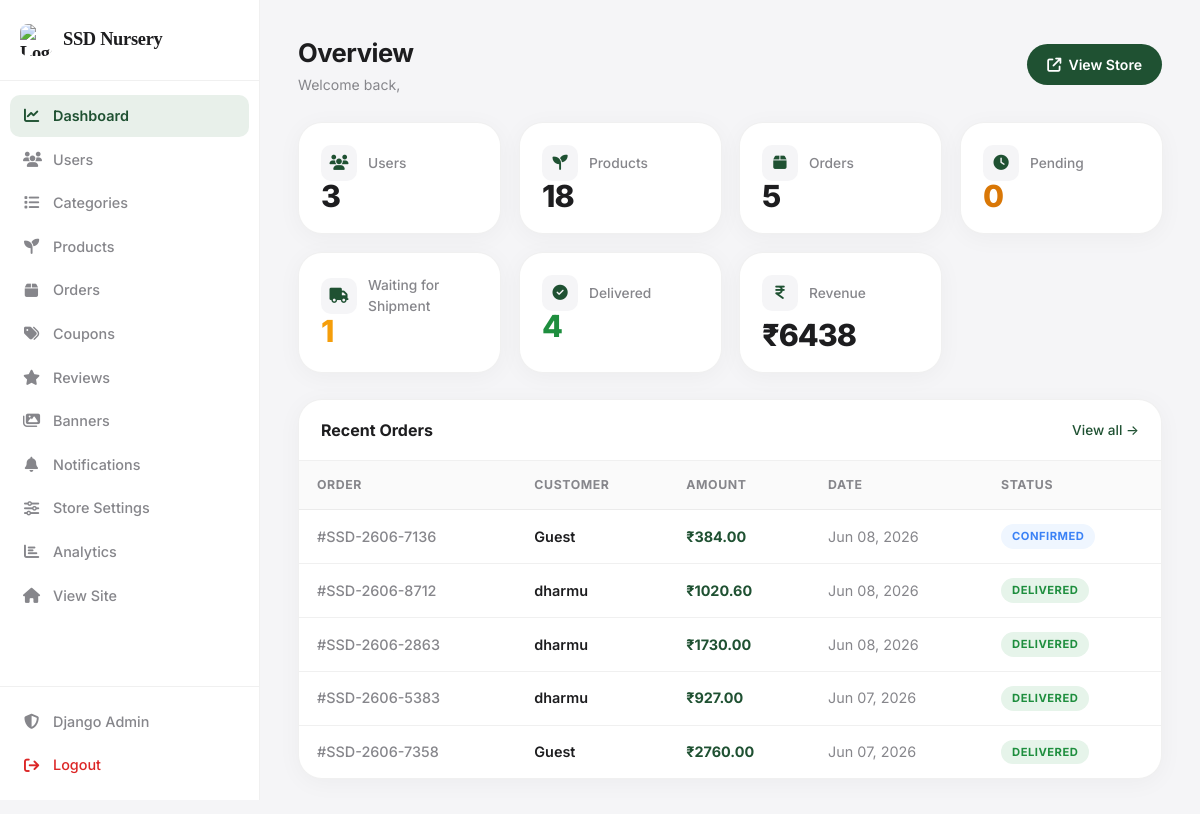
Page /dashboard/ (signed in) on the earlier database version.
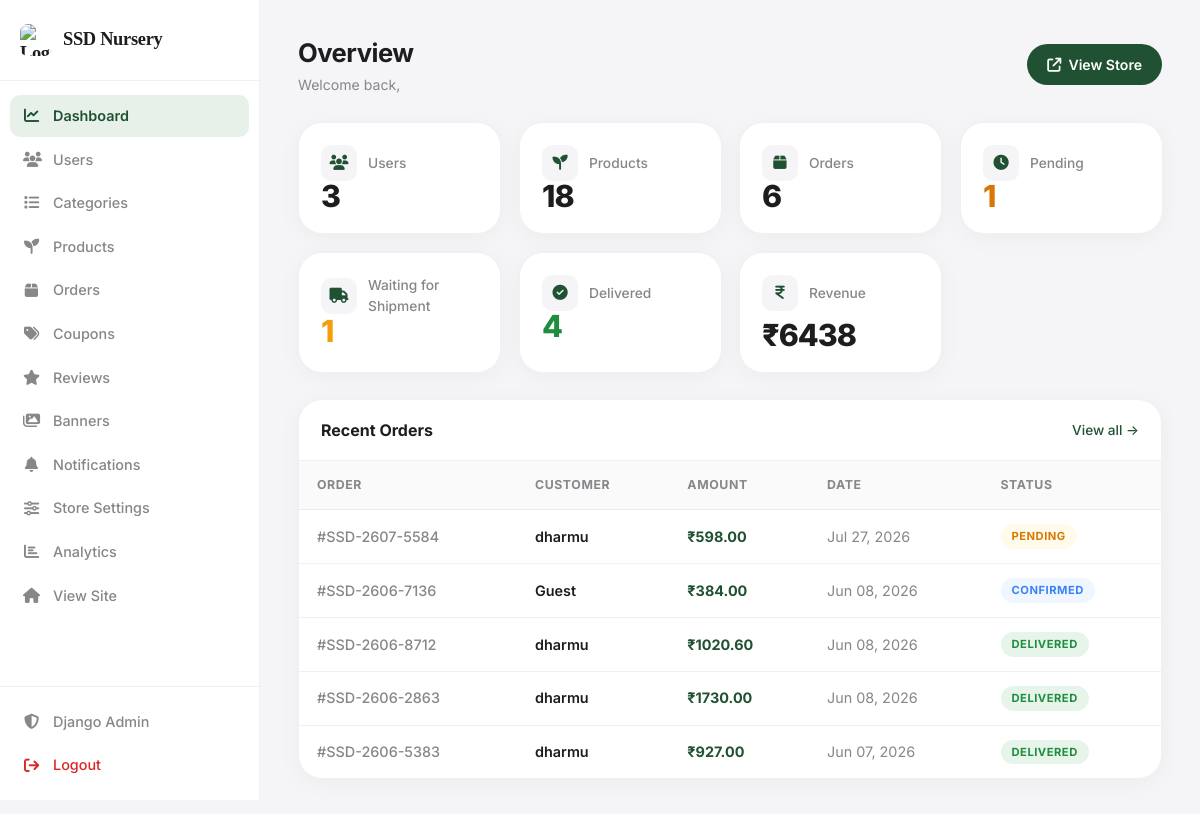
Same page on the later database version.
### web/models.py (models this page shows, shortened)
class Order(models.Model):
    STATUS_CHOICES = [
        ("Pending",   "Pending"),
        ("Confirmed", "Confirmed"),
        ("Packed",    "Packed"),
        ("Shipped",   "Shipped"),
        ("Delivered", "Delivered"),
        ("Returned", "Returned"),
        ("Cancelled", "Cancelled"),
    ]
    PAYMENT_CHOICES = [
        ("cod",       "Cash On Delivery"),
        ("razorpay",  "Razorpay"),
        ("online",    "Online Payment"),
    ]
    user              = models.ForeignKey(
        User, on_delete=models.CASCADE, related_name="orders"
    )
    order_number = models.CharField(
        max_length=20,
        unique=True,
        blank=True,
        null=True
    )
    total_amount      = models.DecimalField(max_digits=12, decimal_places=2, default=0)
    discount_amount   = models.DecimalField(max_digits=10, decimal_places=2, default=0)
    status            = models.CharField(
        max_length=20, choices=STATUS_CHOICES, default="Pending"
    )
    payment_method    = models.CharField(
        max_length=50, choices=PAYMENT_CHOICES, default="cod", blank=True
    )
    payment_id        = models.CharField(max_length=200, blank=True)
    razorpay_order_id = models.CharField(max_length=200, blank=True)
    address           = models.TextField(blank=True)
    coupon            = models.ForeignKey(
        Coupon, on_delete=models.SET_NULL, null=True, blank=True
    )
    notes             = models.TextField(blank=True)
    tracking_id       = models.CharField(max_length=100, blank=True)
    delivery_partner  = models.CharField(
        max_length=30, choices=DELIVERY_PARTNERS, blank=True, default=""
    )
    shipped_at        = models.DateTimeField(null=True, blank=True)
    delivered_at      = models.DateTimeField(null=True, blank=True)
    created_at        = models.DateTimeField(auto_now_add=True)
    updated_at        = models.DateTimeField(auto_now=True)
    class Meta:
        ordering = ["-created_at"]

### web/views.py (the view)
    def wrapper(request, *args, **kwargs):
        if not request.user.is_authenticated or not request.user.is_superuser:
            return redirect("/")
        return func(request, *args, **kwargs)

### web/context_processors.py (called while the page is built)
def user_profile(request):
    notifications = Notification.objects.filter(is_active=True).order_by("-id")[:5]
    return {"notifications": notifications}

def cart_count(request):
    count = 0
    if request.user.is_authenticated:
        count = sum(
            i.quantity
            for i in CartItem.objects.filter(user=request.user)
        )
    return {
        "cart_count": count
    }

### web/views.py (called while the page is built)
def _admin_required(func):
    def wrapper(request, *args, **kwargs):
        if not request.user.is_authenticated or not request.user.is_superuser:
            return redirect("/")
        return func(request, *args, **kwargs)
    wrapper.__name__ = func.__name__
    return wrapper

### web/templates/web/admin/dashboard.html (shortened to what the changed rows need)
{% load static %}
<!DOCTYPE html>
<html lang="en">
<head>
<link rel="stylesheet" href="https://cdnjs.cloudflare.com/ajax/libs/font-awesome/6.5.2/css/all.min.css">
<link rel="stylesheet" href="{% static 'css/admin.css' %}">
</head>
<body>
<div class="admin-layout">
  <main class="main-content">
    <header class="top-header">
      <div class="header-left">
        <div><h1 class="page-title">Overview</h1><p class="page-subtitle">Welcome back, {{ request.user.first_name }}</p></div>
      </div>
    </header>
    <section class="metrics-grid">
      <a href="{% url 'order_list' %}" class="metric-card">
        <div class="metric-header"><div class="metric-icon"><i class="fa-solid fa-box"></i></div>Orders</div>
        <div class="metric-value">{{ total_orders }}</div>
      </a>
      <a href="{% url 'order_list' %}?status=Pending" class="metric-card">
        <div class="metric-header"><div class="metric-icon"><i class="fa-solid fa-clock"></i></div>Pending</div>
        <div class="metric-value" style="color:var(--warn)">{{ pending_orders }}</div>
      </a>
    </section>
    <div class="data-card">
      <div class="table-responsive">
        <table>
          <thead><tr><th>Order</th><th>Customer</th><th>Amount</th><th>Date</th><th>Status</th></tr></thead>
          <tbody>
            {% for o in recent_orders %}
            <tr>
              <td style="color:var(--text-secondary);font-weight:500;">#{{ o.order_number }}</td>
              <td style="font-weight:600;">{{ o.user.first_name|default:"Guest" }}</td>
              <td style="font-weight:700;color:var(--accent);">₹{{ o.total_amount }}</td>
              <td style="color:var(--text-secondary);">{{ o.created_at|date:"M d, Y" }}</td>
              <td>
                {% if o.status == 'Pending' %}<span class="badge badge-pending">{{ o.status }}</span>
                {% elif o.status == 'Delivered' %}<span class="badge badge-delivered">{{ o.status }}</span>
                {% elif o.status == 'Cancelled' %}<span class="badge badge-cancelled">{{ o.status }}</span>
                {% elif o.status == 'Shipped' %}<span class="badge badge-confirmed">{{ o.status }}</span>
                {% else %}<span class="badge badge-confirmed">{{ o.status }}</span>
                {% endif %}
              </td>
            </tr>
            {% empty %}<tr class="empty-row"><td colspan="5"><i class="fa-solid fa-box-open"></i><br>No orders yet</td></tr>{% endfor %}
          </tbody>
        </table>
      </div>
    </div>
  </main>
</div>
</body>
</html>

Differences in the rows shown:
no longer on this page (row unchanged): Order: order_number "SSD-2606-7358", user.first_name "Guest", total_amount "2760.00", created_at "Jun 07, 2026", status "DELIVERED"
added Order: order_number "SSD-2607-5584", user.first_name "dharmu", total_amount "598.00", created_at "Jul 27, 2026", status "PENDING"
Other differences:
{{ total_orders }}: "5" → "6"
{{ pending_orders }}: "0" → "1"
